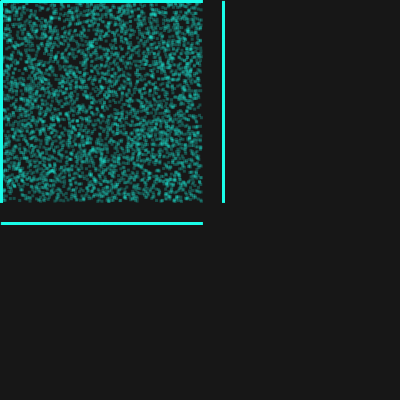
Frame 1 (no input)
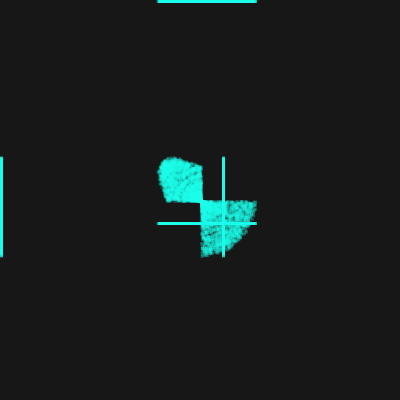
Frame 60 (the mouse pressed at the canvas centre just before this capture)
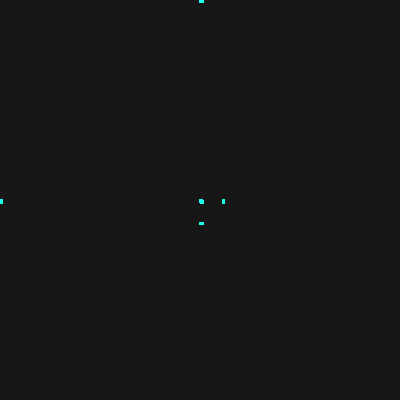
Frame 120 (the mouse held since frame 60 and released just before this capture)

The Processing sketch that drew these frames (run headless with seeded random() and noise(); from frame 60 on, the mouse is pressed at the canvas centre):

// Processing sketch: processing_92508
// ── processing_92508.pde

Follow[] me;
boolean m = false;
int stage = 0;
int number = 4500;
void setup() {
  size(400, 400);
  smooth();
  noStroke();
  me = new Follow[number];
  for (int i=0; i<number; i++){
    me[i] = new Follow();
    me[i].pos.x = random(200);
    me[i].pos.y = random(200);
    me[i].d = 3;
    me[i].r = 2;
    me[i].g = (int)random(100,700);
    me[i].b = 255;
    me[i].al = 60;
  }
}
void draw() {
  fill(23);
  rect(0,0,width,height);
  for (int i=0; i < me.length; i++){
    me[i].bound();
    me[i].move();
    me[i].show();
  }
}
class Follow{
  int d;
  int r, g, b, al;
  PVector pos;
  PVector v;
  PVector acc;
  float ts;
  Follow() {
    pos = new PVector(random(width), random(height));
    v = new PVector(0, 0);
    ts = 10;
  }
  void show(){
    fill(25,255, 233, al);
    rect(pos.x, pos.y, d, d);
    rect(pos.x, 222, d, d);
    rect(pos.x, 0, d, d);
    rect(222, pos.y, d, d);
    rect(0, pos.y, d, d);
  }
  void update3(){
    v = new PVector(0, 0);
  }
  void update2() {
    PVector screen = new PVector(width/2, height/2);
    PVector dir = PVector.sub(screen, pos); 
    dir.normalize();    
    dir.mult(1.0);      
    acc = dir; 
    v.add(acc);
    v.limit(ts);
    pos.add(v);
  }
  void update(){
    PVector mouse = new PVector(mouseX, mouseY);
    PVector dir = PVector.sub(mouse, pos); 
    dir.mult(1.9);    
    dir.mult(1.9);      
    acc = dir; 
    v.add(acc);
    v.limit(ts);
    pos.add(v);
  }
  void move(){
    if (m){
      update2();
    }
    if (mousePressed){
      m = true;
      update();
    }
    else {
      m = true;
    }
  }
  void bound() {
    if (pos.x>width) {
      pos.x = 0;
      if (mousePressed ==true){
        v = new PVector(0, 0);
      }
    }
    if (pos.y>height) {
      pos.y=0;
      if (mousePressed ==true){
        v = new PVector(0, 0);
      }
    }
  }
}
void mouseReleased() {
  for (int i=0; i<number; i++){
    me[i].pos = new PVector(random(width), random(height));
  }
}
